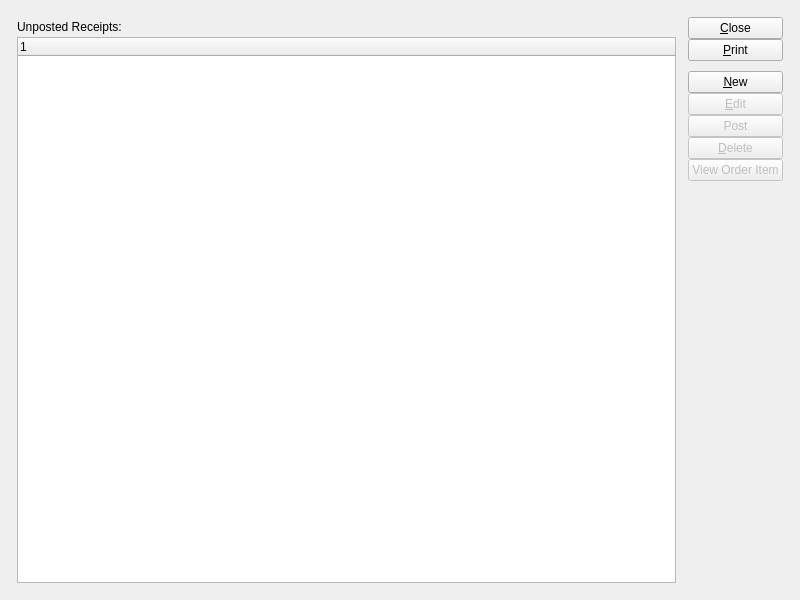
<ui version="4.0" >
 <author></author>
 <comment>This file is part of the xTuple ERP: PostBooks Edition, a free and
open source Enterprise Resource Planning software suite,
Copyright (c) 1999-2010 by OpenMFG LLC, d/b/a xTuple.
It is licensed to you under the Common Public Attribution License
version 1.0, the full text of which (including xTuple-specific Exhibits)
is available at www.xtuple.com/CPAL.  By using this software, you agree
to be bound by its terms.</comment>
 <class>unpostedPoReceipts</class>
 <widget class="QWidget" name="unpostedPoReceipts" >
  <property name="geometry" >
   <rect>
    <x>0</x>
    <y>0</y>
    <width>800</width>
    <height>600</height>
   </rect>
  </property>
  <property name="windowTitle" >
   <string>List Unposted Receipts</string>
  </property>
  <layout class="QGridLayout" name="gridLayout_2" >
   <item row="0" column="0" >
    <layout class="QGridLayout" name="gridLayout" >
     <property name="margin" >
      <number>12</number>
     </property>
     <property name="spacing" >
      <number>12</number>
     </property>
     <item row="0" column="0" >
      <layout class="QVBoxLayout" >
       <property name="spacing" >
        <number>0</number>
       </property>
       <item>
        <widget class="QLabel" name="_unpostedLit" >
         <property name="sizePolicy" >
          <sizepolicy vsizetype="Fixed" hsizetype="Expanding" >
           <horstretch>0</horstretch>
           <verstretch>0</verstretch>
          </sizepolicy>
         </property>
         <property name="minimumSize" >
          <size>
           <width>0</width>
           <height>20</height>
          </size>
         </property>
         <property name="text" >
          <string>Unposted Receipts:</string>
         </property>
         <property name="buddy" >
          <cstring>_recv</cstring>
         </property>
        </widget>
       </item>
       <item>
        <widget class="XTreeWidget" name="_recv" >
         <property name="sizePolicy" >
          <sizepolicy vsizetype="Expanding" hsizetype="Expanding" >
           <horstretch>0</horstretch>
           <verstretch>0</verstretch>
          </sizepolicy>
         </property>
         <property name="selectionMode" >
          <enum>QAbstractItemView::ExtendedSelection</enum>
         </property>
        </widget>
       </item>
      </layout>
     </item>
     <item row="0" column="1" >
      <layout class="QVBoxLayout" >
       <property name="spacing" >
        <number>5</number>
       </property>
       <item>
        <layout class="QVBoxLayout" >
         <property name="spacing" >
          <number>0</number>
         </property>
         <item>
          <widget class="QPushButton" name="_close" >
           <property name="text" >
            <string>&amp;Close</string>
           </property>
          </widget>
         </item>
         <item>
          <widget class="QPushButton" name="_print" >
           <property name="text" >
            <string>&amp;Print</string>
           </property>
          </widget>
         </item>
         <item>
          <spacer>
           <property name="orientation" >
            <enum>Qt::Vertical</enum>
           </property>
           <property name="sizeType" >
            <enum>QSizePolicy::Maximum</enum>
           </property>
           <property name="sizeHint" stdset="0" >
            <size>
             <width>20</width>
             <height>10</height>
            </size>
           </property>
          </spacer>
         </item>
         <item>
          <widget class="QPushButton" name="_new" >
           <property name="enabled" >
            <bool>true</bool>
           </property>
           <property name="text" >
            <string>&amp;New</string>
           </property>
          </widget>
         </item>
         <item>
          <widget class="QPushButton" name="_edit" >
           <property name="enabled" >
            <bool>false</bool>
           </property>
           <property name="text" >
            <string>&amp;Edit</string>
           </property>
          </widget>
         </item>
         <item>
          <widget class="QPushButton" name="_post" >
           <property name="enabled" >
            <bool>false</bool>
           </property>
           <property name="text" >
            <string>Post</string>
           </property>
          </widget>
         </item>
         <item>
          <widget class="QPushButton" name="_delete" >
           <property name="enabled" >
            <bool>false</bool>
           </property>
           <property name="text" >
            <string>&amp;Delete</string>
           </property>
          </widget>
         </item>
         <item>
          <widget class="QPushButton" name="_viewOrderItem" >
           <property name="enabled" >
            <bool>false</bool>
           </property>
           <property name="text" >
            <string>View Order Item</string>
           </property>
          </widget>
         </item>
        </layout>
       </item>
       <item>
        <spacer>
         <property name="orientation" >
          <enum>Qt::Vertical</enum>
         </property>
         <property name="sizeType" >
          <enum>QSizePolicy::Expanding</enum>
         </property>
         <property name="sizeHint" stdset="0" >
          <size>
           <width>20</width>
           <height>50</height>
          </size>
         </property>
        </spacer>
       </item>
      </layout>
     </item>
    </layout>
   </item>
  </layout>
 </widget>
 <layoutdefault spacing="5" margin="5" />
 <pixmapfunction>qPixmapFromMimeSource</pixmapfunction>
 <customwidgets>
  <customwidget>
   <class>XTreeWidget</class>
   <extends>QTreeWidget</extends>
   <header>xtreewidget.h</header>
  </customwidget>
 </customwidgets>
 <tabstops>
  <tabstop>_recv</tabstop>
  <tabstop>_new</tabstop>
  <tabstop>_edit</tabstop>
  <tabstop>_post</tabstop>
  <tabstop>_delete</tabstop>
  <tabstop>_close</tabstop>
  <tabstop>_print</tabstop>
 </tabstops>
 <resources/>
 <connections>
  <connection>
   <sender>_close</sender>
   <signal>clicked()</signal>
   <receiver>unpostedPoReceipts</receiver>
   <slot>close()</slot>
   <hints>
    <hint type="sourcelabel" >
     <x>20</x>
     <y>20</y>
    </hint>
    <hint type="destinationlabel" >
     <x>20</x>
     <y>20</y>
    </hint>
   </hints>
  </connection>
  <connection>
   <sender>_recv</sender>
   <signal>valid(bool)</signal>
   <receiver>_delete</receiver>
   <slot>setEnabled(bool)</slot>
   <hints>
    <hint type="sourcelabel" >
     <x>281</x>
     <y>200</y>
    </hint>
    <hint type="destinationlabel" >
     <x>622</x>
     <y>194</y>
    </hint>
   </hints>
  </connection>
  <connection>
   <sender>_recv</sender>
   <signal>valid(bool)</signal>
   <receiver>_edit</receiver>
   <slot>setEnabled(bool)</slot>
   <hints>
    <hint type="sourcelabel" >
     <x>281</x>
     <y>200</y>
    </hint>
    <hint type="destinationlabel" >
     <x>622</x>
     <y>124</y>
    </hint>
   </hints>
  </connection>
  <connection>
   <sender>_recv</sender>
   <signal>itemSelected(int)</signal>
   <receiver>_edit</receiver>
   <slot>animateClick()</slot>
   <hints>
    <hint type="sourcelabel" >
     <x>281</x>
     <y>200</y>
    </hint>
    <hint type="destinationlabel" >
     <x>622</x>
     <y>124</y>
    </hint>
   </hints>
  </connection>
  <connection>
   <sender>_recv</sender>
   <signal>valid(bool)</signal>
   <receiver>_post</receiver>
   <slot>setEnabled(bool)</slot>
   <hints>
    <hint type="sourcelabel" >
     <x>287</x>
     <y>200</y>
    </hint>
    <hint type="destinationlabel" >
     <x>628</x>
     <y>160</y>
    </hint>
   </hints>
  </connection>
  <connection>
   <sender>_recv</sender>
   <signal>valid(bool)</signal>
   <receiver>_viewOrderItem</receiver>
   <slot>setEnabled(bool)</slot>
   <hints>
    <hint type="sourcelabel" >
     <x>274</x>
     <y>200</y>
    </hint>
    <hint type="destinationlabel" >
     <x>615</x>
     <y>224</y>
    </hint>
   </hints>
  </connection>
 </connections>
</ui>
